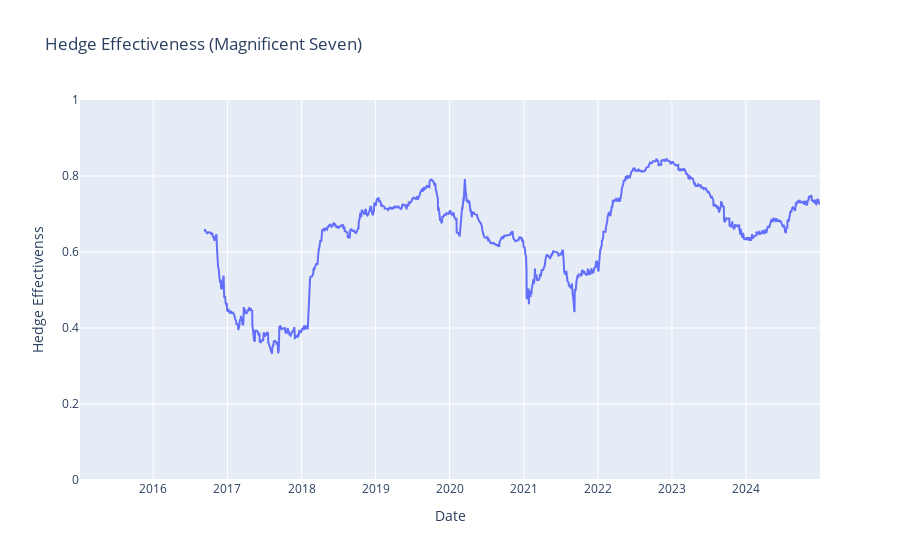

Notebook code for this chart:
### Markdown cell above
*i)* Magnificent Seven Hedging Effeciency

### Code cell
fig = go.Figure()

fig.add_trace(
    go.Scatter(
        x = mag7_HE.index,
        y = mag7_HE['HE'],
        name = 'Hedge Effectiveness'
    )
)

fig.update_layout(title = 'Hedge Effectiveness (Magnificent Seven)')
fig.update_yaxes(title = 'Hedge Effectivenss',range = [0,1])
fig.update_xaxes(title = 'Date')
fig.show()

### Figure 1 — Plotly figure (JSON) as saved in the notebook; plotly's stock layout.template omitted (floating-point values rounded to 4 significant figures; data arrays with more than 128 entries replaced by an {"elided": "..."} marker saying what was removed)
{"data": [{"name": "Hedge Effectiveness", "type": "scatter", "x": {"elided": "2349 str values"}, "y": {"elided": "2349 float values"}}], "layout": {"title": {"text": "Hedge Effectiveness (Magnificent Seven)"}, "xaxis": {"title": {"text": "Date"}}, "yaxis": {"range": [0, 1], "title": {"text": "Hedge Effectivenss"}}}}
